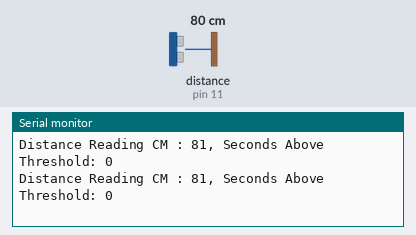
Recording of a sketch running on a simulated Arduino Uno, built with avr-gcc and run on an emulated ATmega328P. Parts: the last lines printed to the serial monitor. The inputs (shaded band) are chosen by the test bench; at power-on: distance to the obstacle (sensor on pin 11) 80 cm. The echo pulse lasts 58.3 µs per cm.

Above: at 1.2 s.
1.3 s: distance to the obstacle (sensor on pin 11) set to 2 cm
At 1.56 s:
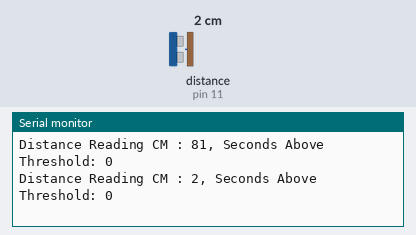
2.8 s: distance to the obstacle (sensor on pin 11) set to 4 cm
At 2.96 s:
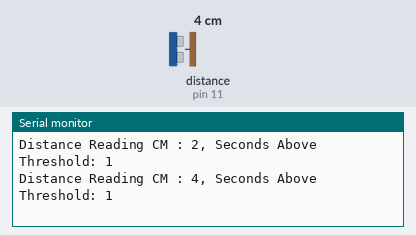
Timing chart, 0 to 5.8 s (numbered marks = the images above; inputs shaded):
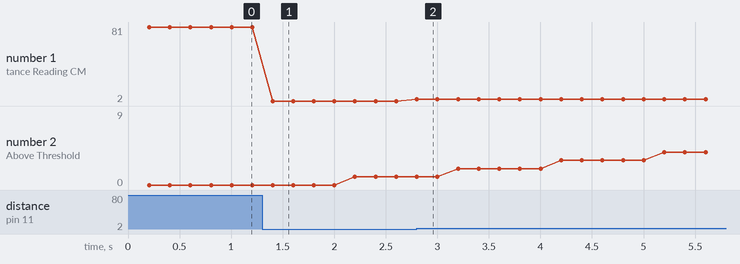

Measured:
- after the input at 1.3 s, the serial monitor: prints a new line after 0.10 s (image 1)
- after the input at 2.8 s, the serial monitor: prints a new line at once (image 2)
- plotted number 1: 81 → 2 after the input at 1.3 s
- plotted number 2: 0 → 1 after the input at 1.3 s

The sketch:

sensor_reading.ino
```cpp
/*
 * Creation & Computation - Digital Futures, OCAD University
 * Kate Hartman / Nick Puckett
 *
 * Read an Ultrasonic Proximity Sensor using the NewPing Library https://bitbucket.org/teckel12/arduino-new-ping/downloads/
 * print the value to Serial and scale it using a timer
 *
 *
 */
#include <NewPing.h>   //include the library


int triggerPin = 12;   //pin conneccted to the Trig pin on the sensor
int echoPin = 11;       //pin connected to the Echo pin on the sensor
int maxDistance = 200;  //set the max distance for the sensor to read (helps with errors)
int distanceVal;        //variable to hold the distance val
int threshold = 35;     //variable to hold the threshold val

int sampleRate = 200;   //how fast to sample the value
long lastReading;       //used for the timer
long lastReset;         //used for the reset

NewPing proximity1(triggerPin, echoPin, maxDistance);   //sets up the sensor object

void setup()
{
  Serial.begin(9600);  //start the serial port

}

void loop()
{
  int now = millis();
  if( (now - lastReading) >= sampleRate ) //this very simple statement is the timer,
  {
    distanceVal = proximity1.ping_cm();  //get the distance value in centimeters
    lastReading = now;

    if (distanceVal > threshold)
    {
      lastReset = now;
    }

    Serial.print("Distance Reading CM : ");  //print the value to the Serial monitor
    Serial.print(distanceVal);
    Serial.print(", Seconds Above Threshold: ");
    Serial.println((now - lastReset) / 1000);
  }
}
```
